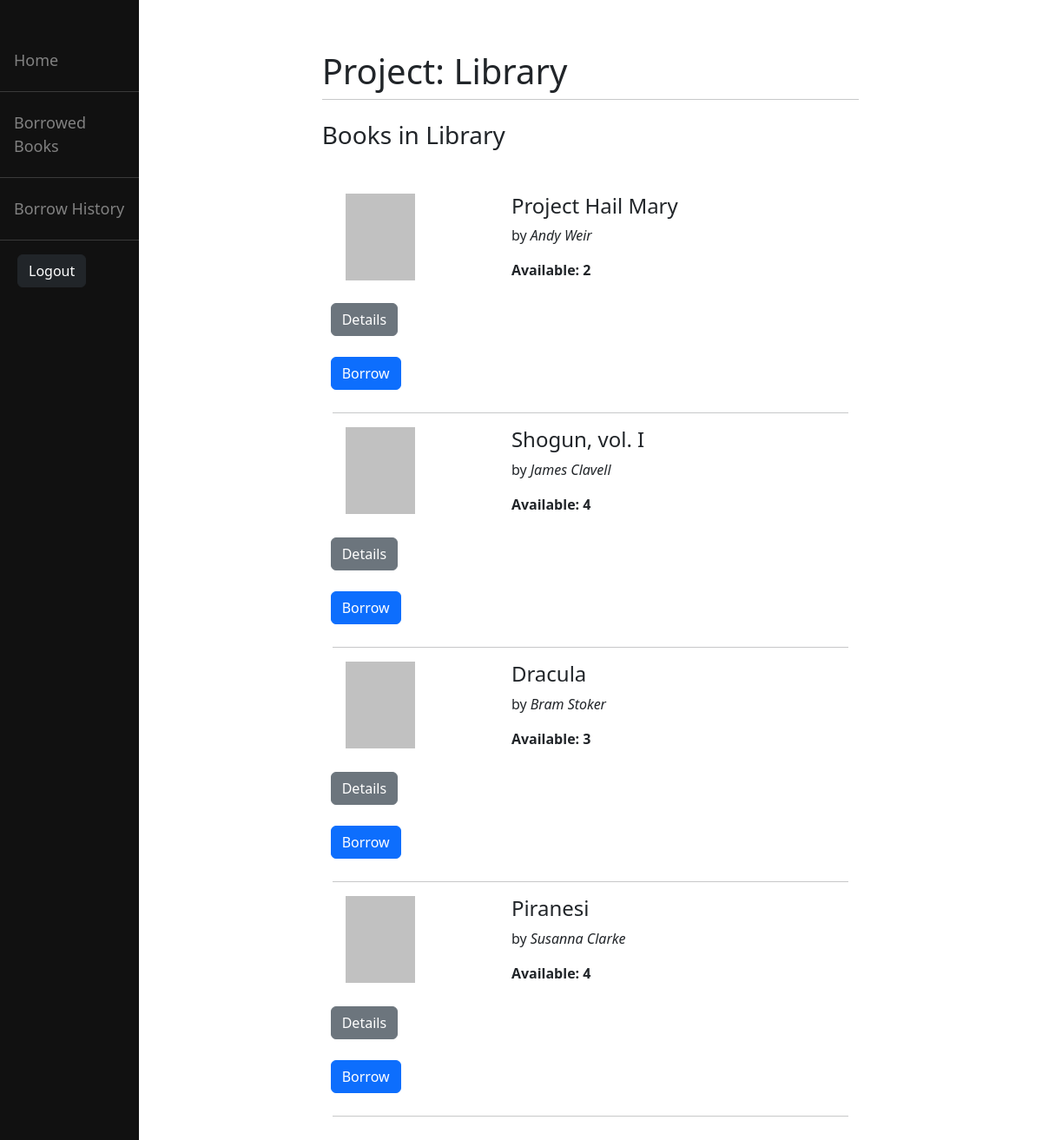
/library/home/ (signed in), run on an earlier commit of the app's database.
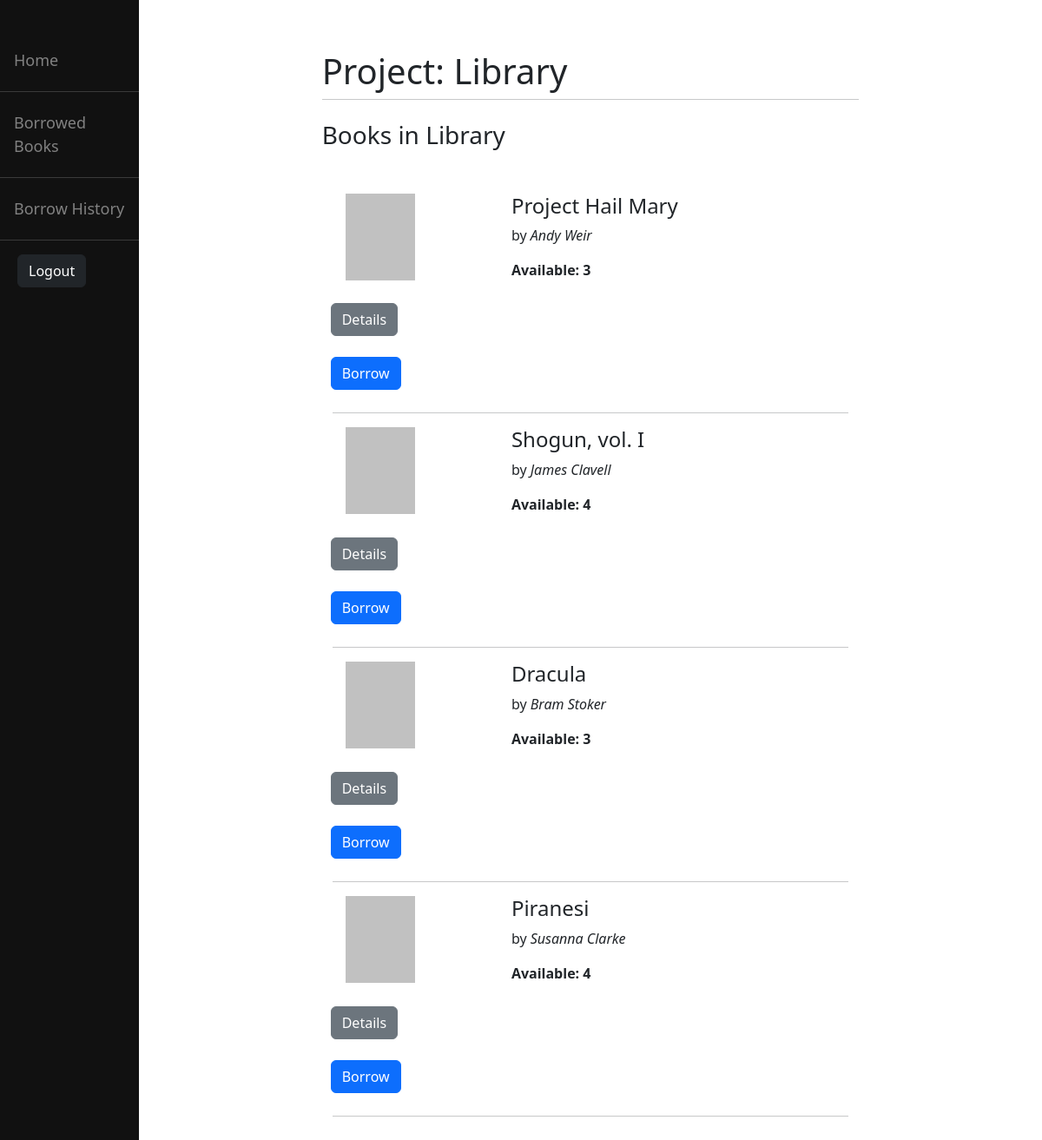
And on a later commit of the database.
### library/models.py (models this page shows, shortened)
class Book(models.Model):
    title = models.CharField(max_length=200)
    author = models.CharField(max_length=200)
    publisher = models.CharField(max_length=200)
    year_of_release = models.PositiveIntegerField(default=dt.now().year)
    serial_book_number = models.CharField(max_length=13)
    description = models.TextField(blank=True)
    no_copies = models.PositiveIntegerField(default=1)
    no_available = models.PositiveIntegerField(default=1)

### library/views.py (the view)
# urls.py: path('home/', views.home, name="home"),
@login_required
def home(request):
    if not request.user.is_approved:
        print("Your account is awaiting admin approval.")
        return redirect("pending")
    if request.method == "POST" and request.POST.get("borrow"):
        handle_borrow_request(request, request.POST.get("borrow"))
    books = Book.objects.all()
    return render(request, "library/home.html", {"books": books})

### library/templates/library/home.html (shortened to what this page needs)
{% extends 'library/base_library.html' %}
{% block content %}
    <h3 style="margin: 20px 0 50px 0;"> Books in Library </h3>
    {% for b in books %}
        <div class="container">
            <div class="row">
                <div class="col">
                    <div style="height:100px; width:80px; background-color: #c1c1c1; margin-left:15px;"></div>
                </div>
                <div class="col-8">
                    <h4>{{b.title}}</h4>
                    <p>by <em>{{b.author}}</em></p>
                    <p><strong>Available: {{b.no_available}}</strong></p>
                </div>
                <div class="col" style="padding: 10px">
                    <a class="btn btn-secondary" href="/library/{{b.id}}" role="button"> Details </a>
                    <form method="post" action="">
                        <br>
                        <button type="submit" name="borrow" value="{{b.id}}" class="btn btn-primary">Borrow</button>
                    </form>
                </div>
            </div>
            <hr>
        </div>
    {% endfor %}
{% endblock %}

What changed in the data, as far as the page shows it:
changed Book "Project Hail Mary": no_available "2" → "3"
